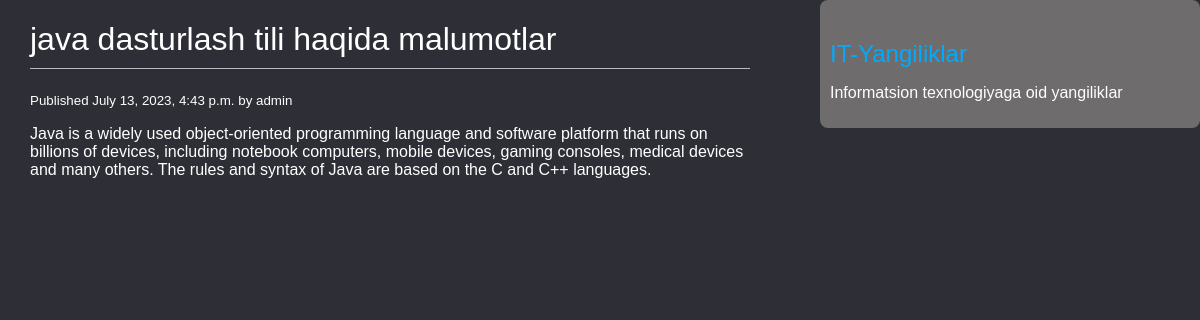
/2023/7/13/java-dasturlash-tili-haqida-malumotlar/, run on the app's committed database.
### blogapp/models.py (models this page shows, shortened)
class Post(models.Model):
    STATUS_CHOICES = (
        ('draft', 'Draft'),
        ('published', 'Published')
    )
    title = models.CharField(max_length=255)
    slug = models.SlugField(max_length=255, unique_for_date="publish")
    author = models.ForeignKey(User, on_delete=models.CASCADE, related_name="blog_posts")
    body = models.TextField()
    publish = models.DateTimeField(default=timezone.now)
    created = models.DateTimeField(auto_now_add=True)
    updated = models.DateTimeField(auto_now=True)
    status = models.CharField(max_length=10, choices=STATUS_CHOICES, default='draft')
    class Meta:
        ordering = ('-publish',)
    objects = models.Manager()
    published = PublishedManager()

### blogapp/views.py (the view)
# urls.py: path('<int:year>/<int:month>/<int:day>/<slug:slug>/', post_detail, name='post_detail'),
def post_detail(request, year, month, day, slug):
    post = get_object_or_404(Post, slug=slug, status="published", publish__year=year, publish__month=month, publish__day=day)
    return render(request, 'blog/post/detail.html', {'post': post})

### templates/blog/post/detail.html (shortened to what this page needs)
{% extends "blog/base.html" %}
{% block content %}
<h1>{{ post.title }}</h1>
<small class="date">
    Published {{ post.publish }} by {{ post.author }}
</small>
<p> {{ post.body|linebreaks }}</p>
{% endblock %}

### static/css/blog.css (style rules this page uses)
body { margin: 0; padding: 0; font-family: helvetica, sans-serif; background-color: #2e2e36; color: white; }
h1 { font-weight: normal; border-bottom: 1px solid #bbb; padding: 0 0 10px 0; }

### data on the page
Post: title "java dasturlash tili haqida malumotlar", publish "July 13, 2023, 4:43 p.m.", author "admin", body "Java is a widely used object-oriented programming language and software platform that runs on billions of devices, including notebook computers, mobile devices, gaming consoles, medical devices and many others. The rules and syntax of Java are based on the C and C++ languages."
